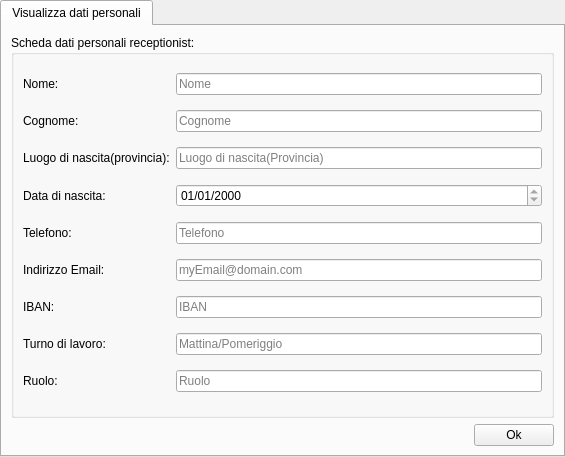
<?xml version="1.0" encoding="UTF-8"?>
<ui version="4.0">
 <class>tabVisualizzaDatiPersonali</class>
 <widget class="QTabWidget" name="tabVisualizzaDatiPersonali">
  <property name="geometry">
   <rect>
    <x>0</x>
    <y>0</y>
    <width>565</width>
    <height>457</height>
   </rect>
  </property>
  <property name="windowTitle">
   <string>Visualizza dati personali</string>
  </property>
  <widget class="QWidget" name="VisualizzaDatiPersonaliReceptionist">
   <attribute name="title">
    <string>Visualizza dati personali</string>
   </attribute>
   <layout class="QGridLayout" name="gridLayout">
    <item row="1" column="1">
     <widget class="QPushButton" name="btnOk">
      <property name="text">
       <string>Ok</string>
      </property>
     </widget>
    </item>
    <item row="1" column="0">
     <spacer name="horizontalSpacer">
      <property name="orientation">
       <enum>Qt::Horizontal</enum>
      </property>
      <property name="sizeHint" stdset="0">
       <size>
        <width>40</width>
        <height>20</height>
       </size>
      </property>
     </spacer>
    </item>
    <item row="0" column="0" colspan="2">
     <widget class="QGroupBox" name="groupboxSchedaVisualizzazioneDatiPersonaliReceptionist">
      <property name="title">
       <string>Scheda dati personali receptionist:</string>
      </property>
      <layout class="QGridLayout" name="gridLayout_2">
       <item row="8" column="0">
        <widget class="QLabel" name="labelRuolo">
         <property name="text">
          <string>Ruolo:</string>
         </property>
        </widget>
       </item>
       <item row="0" column="2">
        <widget class="QLineEdit" name="lineeditNome">
         <property name="text">
          <string/>
         </property>
         <property name="readOnly">
          <bool>true</bool>
         </property>
         <property name="placeholderText">
          <string>Nome</string>
         </property>
        </widget>
       </item>
       <item row="0" column="0">
        <widget class="QLabel" name="labelNome">
         <property name="text">
          <string>Nome:</string>
         </property>
        </widget>
       </item>
       <item row="6" column="0">
        <widget class="QLabel" name="labelIBAN">
         <property name="text">
          <string>IBAN:</string>
         </property>
        </widget>
       </item>
       <item row="1" column="2">
        <widget class="QLineEdit" name="lineeditCognome">
         <property name="readOnly">
          <bool>true</bool>
         </property>
         <property name="placeholderText">
          <string>Cognome</string>
         </property>
        </widget>
       </item>
       <item row="3" column="0">
        <widget class="QLabel" name="labelDataDiNascita">
         <property name="text">
          <string>Data di nascita:</string>
         </property>
        </widget>
       </item>
       <item row="1" column="0">
        <widget class="QLabel" name="labelCognome">
         <property name="text">
          <string>Cognome:</string>
         </property>
        </widget>
       </item>
       <item row="2" column="0">
        <widget class="QLabel" name="labelLuogoDiNascitaProvincia">
         <property name="text">
          <string>Luogo di nascita(provincia):</string>
         </property>
        </widget>
       </item>
       <item row="5" column="0">
        <widget class="QLabel" name="labelIndirizzoEmail">
         <property name="text">
          <string>Indirizzo Email:</string>
         </property>
        </widget>
       </item>
       <item row="4" column="0">
        <widget class="QLabel" name="labelTelefono">
         <property name="text">
          <string>Telefono:</string>
         </property>
        </widget>
       </item>
       <item row="2" column="2">
        <widget class="QLineEdit" name="lineeditLuogoDiNascitaProvincia">
         <property name="readOnly">
          <bool>true</bool>
         </property>
         <property name="placeholderText">
          <string>Luogo di nascita(Provincia)</string>
         </property>
        </widget>
       </item>
       <item row="7" column="0">
        <widget class="QLabel" name="labelTurnoDiLavoro">
         <property name="text">
          <string>Turno di lavoro:</string>
         </property>
        </widget>
       </item>
       <item row="4" column="2">
        <widget class="QLineEdit" name="lineeditTelefono">
         <property name="readOnly">
          <bool>true</bool>
         </property>
         <property name="placeholderText">
          <string>Telefono</string>
         </property>
        </widget>
       </item>
       <item row="5" column="2">
        <widget class="QLineEdit" name="lineeditIndirizzoEmail">
         <property name="readOnly">
          <bool>true</bool>
         </property>
         <property name="placeholderText">
          <string>myEmail@domain.com</string>
         </property>
        </widget>
       </item>
       <item row="6" column="2">
        <widget class="QLineEdit" name="lineeditIBAN">
         <property name="readOnly">
          <bool>true</bool>
         </property>
         <property name="placeholderText">
          <string>IBAN</string>
         </property>
        </widget>
       </item>
       <item row="8" column="2">
        <widget class="QLineEdit" name="lineeditRuolo">
         <property name="readOnly">
          <bool>true</bool>
         </property>
         <property name="placeholderText">
          <string>Ruolo</string>
         </property>
        </widget>
       </item>
       <item row="3" column="2">
        <widget class="QDateEdit" name="dateeditDataDiNascita">
         <property name="readOnly">
          <bool>true</bool>
         </property>
         <property name="displayFormat">
          <string>dd/MM/yyyy</string>
         </property>
        </widget>
       </item>
       <item row="7" column="2">
        <widget class="QLineEdit" name="lineeditTurnoDiLavoro">
         <property name="text">
          <string/>
         </property>
         <property name="readOnly">
          <bool>true</bool>
         </property>
         <property name="placeholderText">
          <string>Mattina/Pomeriggio</string>
         </property>
        </widget>
       </item>
      </layout>
     </widget>
    </item>
   </layout>
  </widget>
 </widget>
 <resources/>
 <connections/>
</ui>
